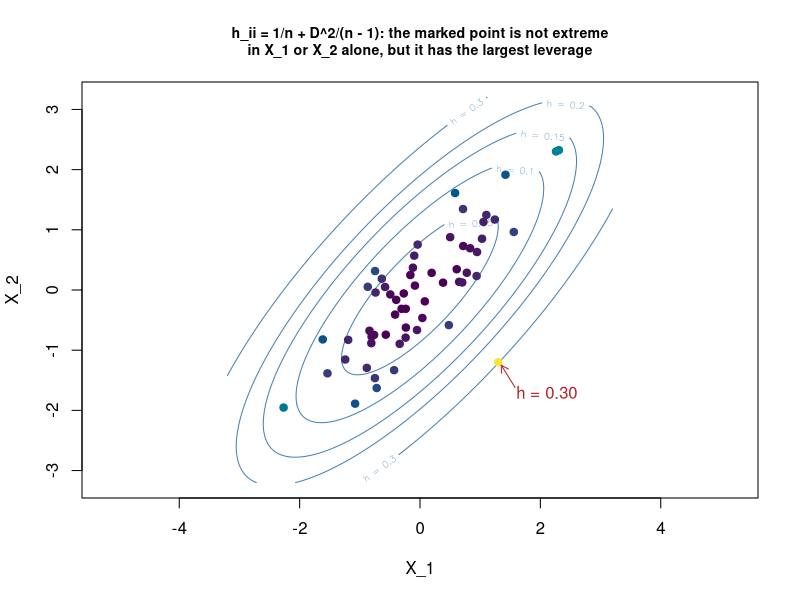

Recreate this plot in R.
# Leverage in a regression with two predictors: contours of constant h_ii are Mahalanobis ellipses.
library(MASS)
set.seed(0)
n <- 60
P <- mvrnorm(n, mu = c(0, 0), Sigma = matrix(c(1, 0.8, 0.8, 1), 2))
P[1, ] <- c(1.3, -1.2)

h <- hat(P, intercept = TRUE)   # diagonal of the hat matrix; equals hatvalues() of any lm on P
xbar <- colMeans(P)
Sinv <- solve(cov(P))
g <- seq(-3.2, 3.2, length.out = 300)
lev <- outer(g, g, function(a, b) {
  d <- cbind(a - xbar[1], b - xbar[2])
  1 / n + rowSums((d %*% Sinv) * d) / (n - 1)   # 1/n + Mahalanobis D^2 / (n - 1)
})

pal <- hcl.colors(100, "viridis")
cols <- pal[cut(h, 100, labels = FALSE)]
contour(g, g, lev, levels = c(0.05, 0.1, 0.15, 0.2, 0.3), labels = paste("h =", c(0.05, 0.1, 0.15, 0.2, 0.3)),
        col = "steelblue", asp = 1, xlab = "X_1", ylab = "X_2",
        main = "h_ii = 1/n + D^2/(n - 1): the marked point is not extreme\nin X_1 or X_2 alone, but it has the largest leverage",
        cex.main = 0.85)
points(P, pch = 19, col = cols)
text(P[1, 1] + 0.3, P[1, 2] - 0.5, sprintf("h = %.2f", h[1]), col = "firebrick", adj = 0)
arrows(P[1, 1] + 0.28, P[1, 2] - 0.42, P[1, 1] + 0.05, P[1, 2] - 0.05, length = 0.08, col = "firebrick")
